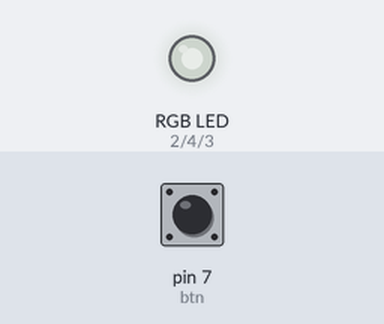
Recording of a sketch running on a simulated Arduino Uno, built with avr-gcc and run on an emulated ATmega328P. On the bench: an RGB LED mixed from three pins (HIGH = lit). Inputs (shaded band) come from the test bench; at power-on: pin 7 (btn) LOW. Dim RGB values are drawn brighter than linear.

Above: at 1.2 s.
1.3 s: pin 7 (btn) pulled HIGH for 0.15 s
At 1.42 s:
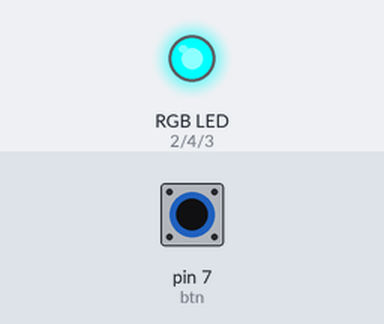
2.9 s: pin 7 (btn) pulled HIGH for 1 s
At 3.7 s:
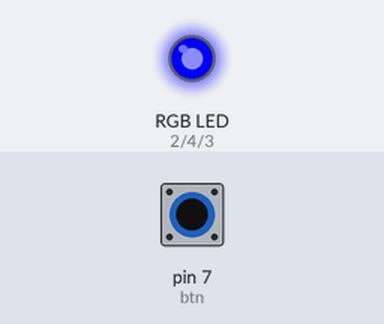
5.4 s: pin 7 (btn) pulled HIGH for 0.15 s
At 5.52 s:
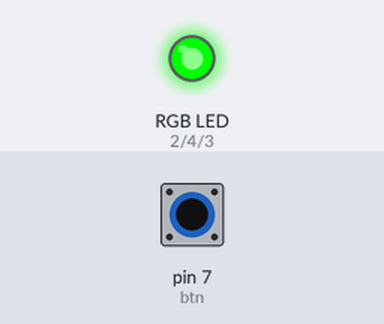
7.0 s: pin 7 (btn) pulled HIGH for 3.2 s
At 8.3 s:
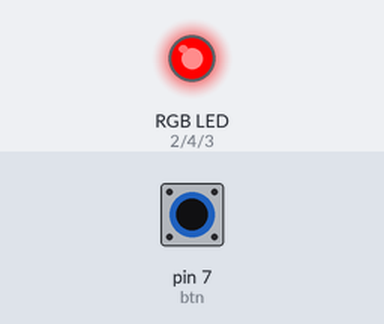
11.7 s: pin 7 (btn) pulled HIGH for 0.15 s
At 12.7 s:
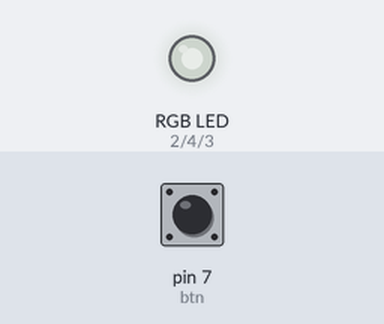
13.3 s: pin 7 (btn) pulled HIGH for 1 s
At 14.1 s:
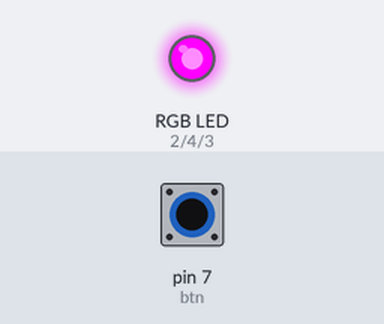
Timing chart, 0 to 16.3 s (numbered marks = the images above; inputs shaded):
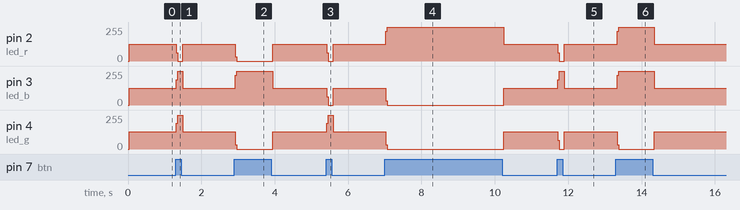

Measured:
- after the input at 1.3 s, pin 2 (led_r): 125/255 → 0/255 at once, → 125/255 0.17 s later; pin 3 (led_b): 125/255 → 255/255 at once, → 125/255 0.17 s later; pin 4 (led_g): 130/255 → 255/255 at once, → 130/255 0.17 s later
- after the input at 2.9 s, pin 2 (led_r): 125/255 → 0/255 at once, → 125/255 1.0 s later; pin 3 (led_b): 125/255 → 255/255 at once, → 125/255 1.0 s later; pin 4 (led_g): 130/255 → 0/255 at once, → 130/255 1.0 s later
- after the input at 5.4 s, pin 2 (led_r), pin 3 (led_b): 125/255 → 0/255 at once, → 125/255 0.17 s later; pin 4 (led_g): 130/255 → 255/255 at once, → 130/255 0.17 s later
- after the input at 7.0 s, pin 2 (led_r): 125/255 → 255/255 at once, → 125/255 3.2 s later; pin 3 (led_b): 125/255 → 0/255 at once, → 125/255 3.2 s later; pin 4 (led_g): 130/255 → 0/255 at once, → 130/255 3.2 s later
- after the input at 11.7 s, pin 2 (led_r): 125/255 → 0/255 at once, → 125/255 0.17 s later; pin 3 (led_b): 125/255 → 255/255 at once, → 125/255 0.17 s later; pin 4 (led_g): 130/255 → 0/255 at once, → 130/255 0.17 s later
- after the input at 13.3 s, pin 2 (led_r), pin 3 (led_b): 125/255 → 255/255 at once, → 125/255 1.0 s later; pin 4 (led_g): 130/255 → 0/255 at once, → 131/255 1.0 s later

The sketch:

aula-08.ino
```cpp
// https://www.tinkercad.com/things/jiupgTIvlFD-aula08

#define led_r 2
#define led_b 3
#define led_g 4
#define btn 7
#define maximo 6 // quantas cores serão configuradas

int btn_on = 0;
int btn_off = 0; //
int ciclo = 0; // indica qual cor o led vai acender

void red(){
    digitalWrite(led_r,1); // 1=HIGH 0=LOW
    digitalWrite(led_b,0);
    digitalWrite(led_g,0);
  }

void blue(){
    digitalWrite(led_r,0);
    digitalWrite(led_b,1);
    digitalWrite(led_g,0);
}

void green(){
    digitalWrite(led_r,0);
    digitalWrite(led_b,0);
    digitalWrite(led_g,1);
}

void cian(){
    digitalWrite(led_r,0);
    digitalWrite(led_b,1);
    digitalWrite(led_g,1);
}

void yellow(){
    digitalWrite(led_r,1);
    digitalWrite(led_b,0);
    digitalWrite(led_g,1);
}

void magenta(){
    digitalWrite(led_r,1);
    digitalWrite(led_b,1);
    digitalWrite(led_g,0);
}
void troca_led(){
    if (ciclo == 0){
      red();
    }
    if (ciclo == 1){
      blue();
    }
    if(ciclo == 2){
      green();
    }
    if(ciclo == 3){
      cian();
    }
    if(ciclo == 4){
      yellow();
    }
    if(ciclo == 5){
      magenta();
    }
    ciclo++;
    if(ciclo > maximo-1){
      ciclo = 0;
    }
}

void verifica_btn(){
  if(digitalRead(btn) == HIGH){
    btn_on = 1;
    btn_off = 0;
  }else{
    btn_off = 1;
  }
  if((btn_off == 1)and(btn_off == 1)){
    btn_on = 0;
    btn_off = 0;
    troca_led();
  }
}

void setup() {
  pinMode(led_r,OUTPUT);
  pinMode(led_b,OUTPUT);
  pinMode(led_g,OUTPUT);
  pinMode(btn,INPUT);
}

void loop() {
  verifica_btn();
}
```
